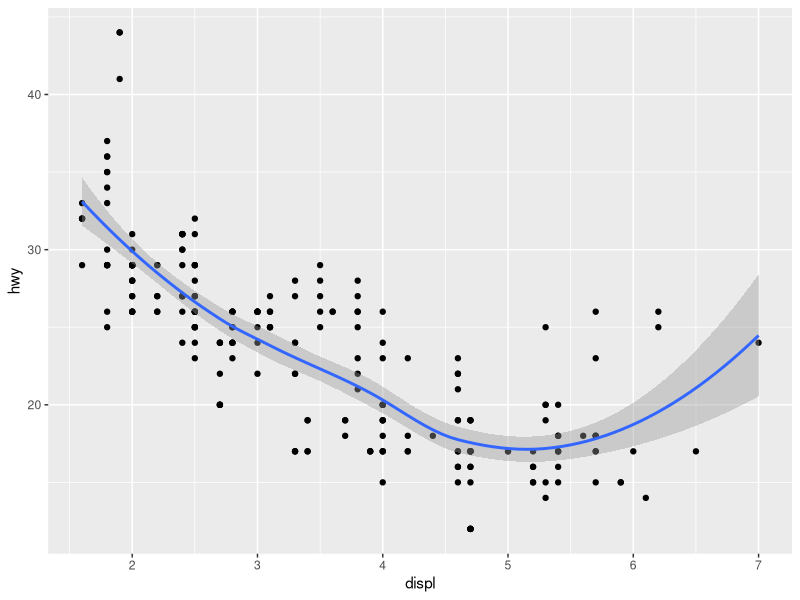
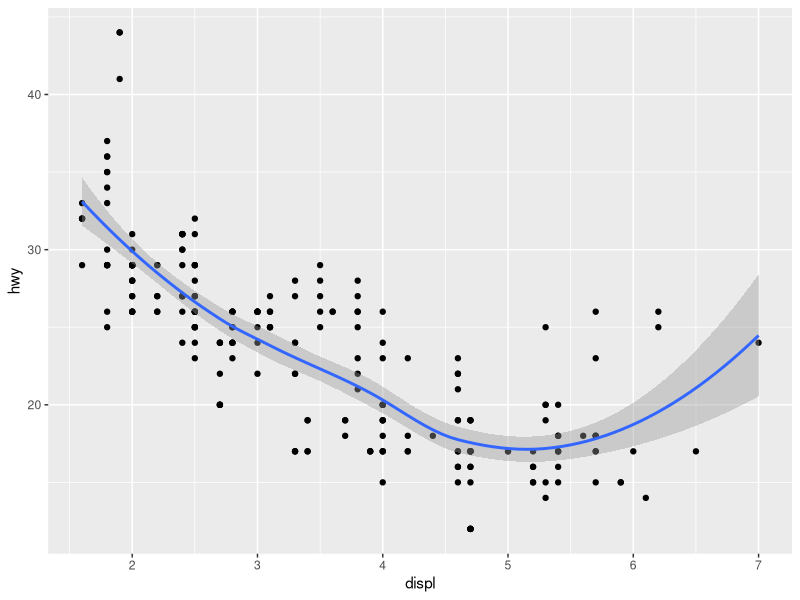
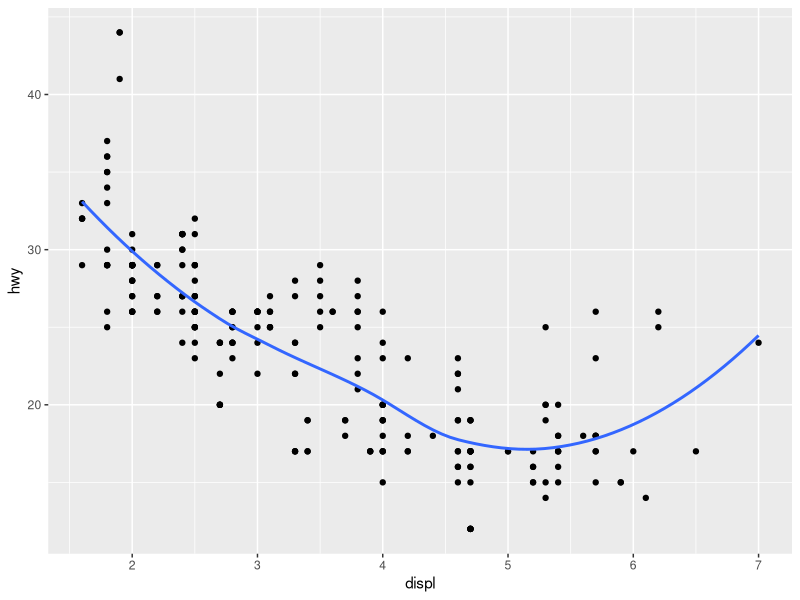
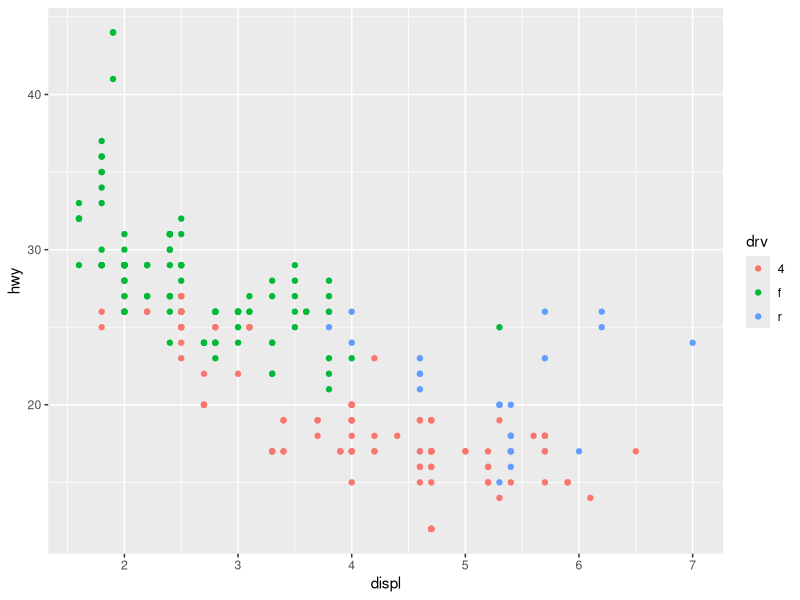
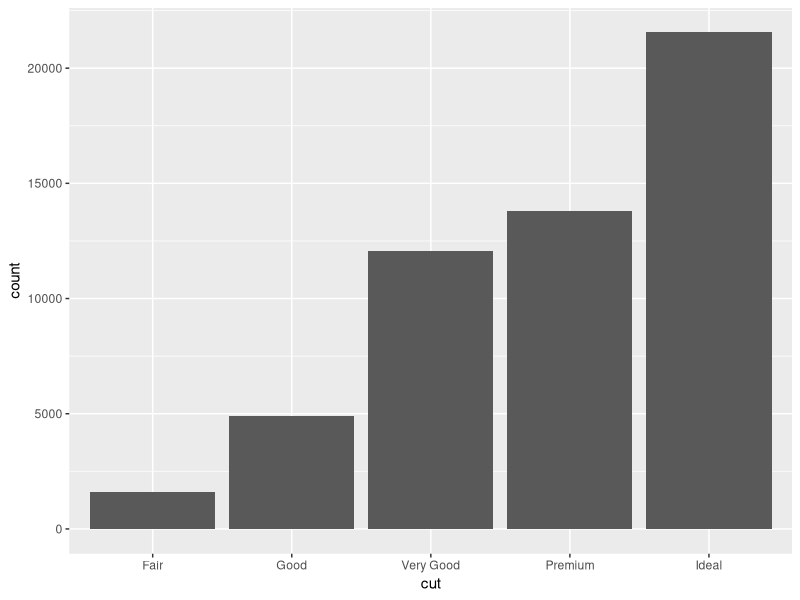
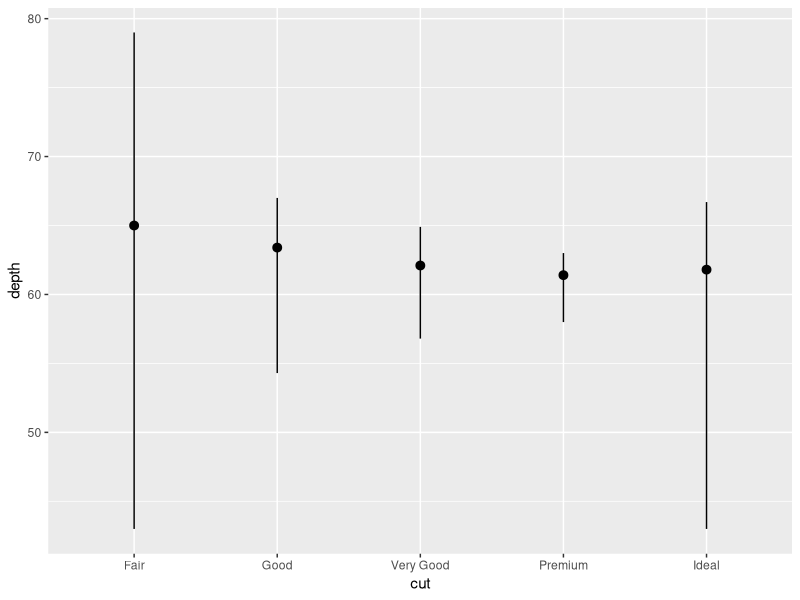
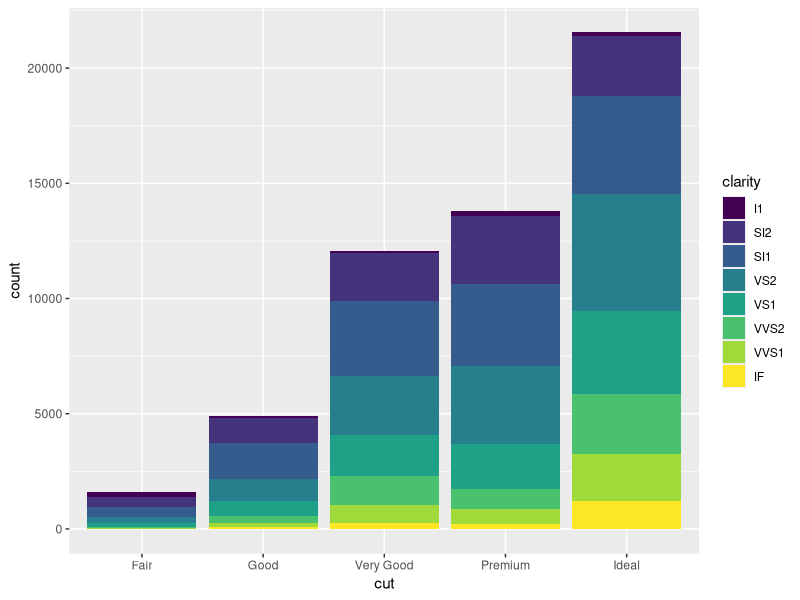
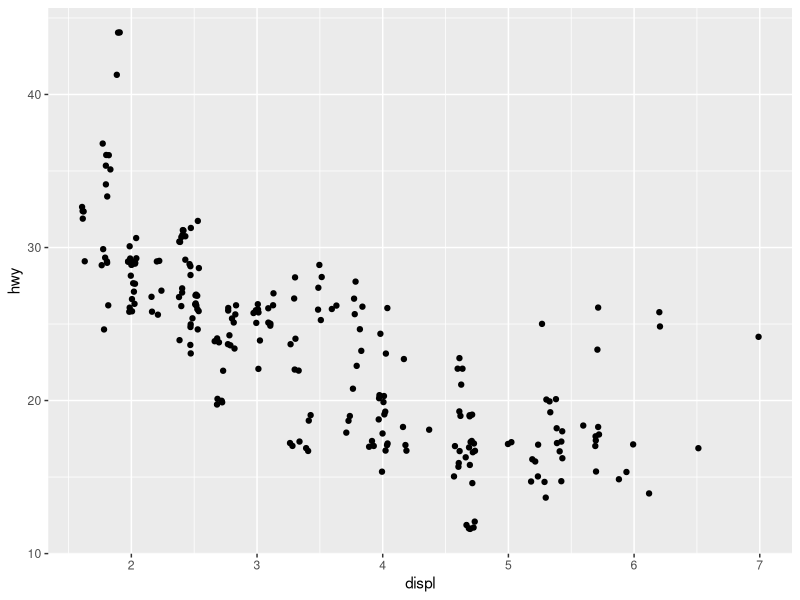

Source code (R) for these figures, in order:
## ---- chunk 1
library(tidyverse)
library(maps)
## ---- chunk 2
ggplot(data = mpg, mapping = aes(x = displ, y = hwy)) + 
  geom_point() + 
  geom_smooth()

ggplot() + 
  geom_point(data = mpg, mapping = aes(x = displ, y = hwy)) + 
  geom_smooth(data = mpg, mapping = aes(x = displ, y = hwy))
## ---- chunk 3
ggplot(data=mpg, mapping=aes(x=displ, y=hwy)) +
geom_point(show.legend=F) +
geom_smooth(show.legend=F, se=F)
## ---- chunk 4
ggplot(data=mpg, mapping=aes(x=displ, y=hwy, color=drv)) +
geom_point()
## ---- chunk 5
ggplot(data = diamonds) + 
  stat_count(mapping = aes(x = cut))
## ---- chunk 6
ggplot(data = diamonds) + 
  stat_summary(
    mapping = aes(x = cut, y = depth),
    fun.min = min,
    fun.max = max,
    fun = median
  )

## ---- chunk 7
ggplot(data = diamonds) + 
  geom_bar(mapping = aes(x = cut, fill = clarity))
## ---- chunk 8
ggplot(data = mpg) + 
  geom_point(mapping = aes(x = displ, y = hwy), position = "jitter")

## ---- chunk 9
ggplot(data = mpg, mapping = aes(x = cty, y = hwy)) + 
  geom_point(position="jitter")

## ---- chunk 10
nz <- map_data("nz")

ggplot(nz, aes(long, lat, group = group)) +
  geom_polygon(fill = "white", colour = "black")

ggplot(nz, aes(long, lat, group = group)) +
  geom_polygon(fill = "white", colour = "black") +
  coord_quickmap()
## ---- chunk 11
bar <- ggplot(data = diamonds) + 
  geom_bar(
    mapping = aes(x = cut, fill = cut), 
    show.legend = FALSE,
    width = 1
  ) + 
  theme(aspect.ratio = 1) +
  labs(x = NULL, y = NULL)

bar + coord_flip()
bar + coord_polar()

## ---- chunk 12
ggplot(data = mpg, mapping = aes(x = cty, y = hwy)) +
  geom_point() + 
  geom_abline() +
  coord_fixed()
ggplot(data = mpg, mapping = aes(x = cty, y = hwy)) +
  geom_point() + 
  geom_abline()
